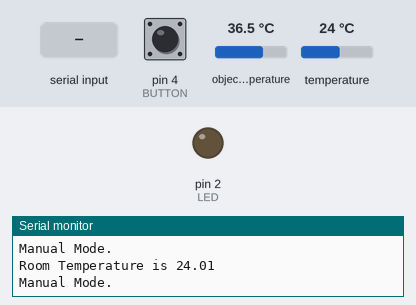
The sketch below on a simulated Arduino Uno, built with avr-gcc and run on an emulated ATmega328P. On the bench: output pins drawn as LEDs (lit = HIGH), the last lines printed to the serial monitor. The inputs (shaded band) are chosen by the test bench; at power-on: object temperature 36.5 °C, pin 4 (BUTTON) LOW, temperature 24 °C.

Above: at 1.8 s.
1.9 s: "1" received over the second serial link
At 2.7 s:
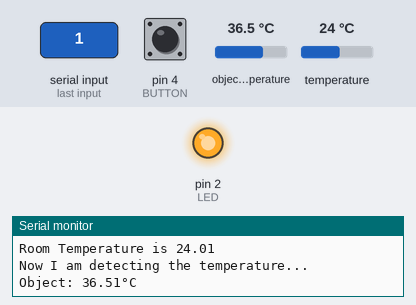
3.5 s: object temperature set to 27.4 °C
5.2 s: object temperature set to 26.7 °C
At 6.4 s:
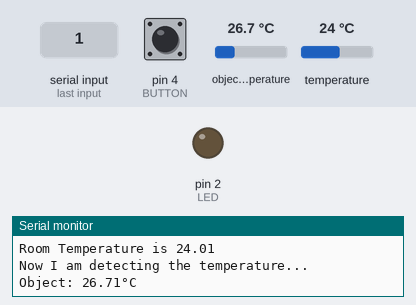
7.6 s: object temperature set to 32 °C
At 9.5 s:
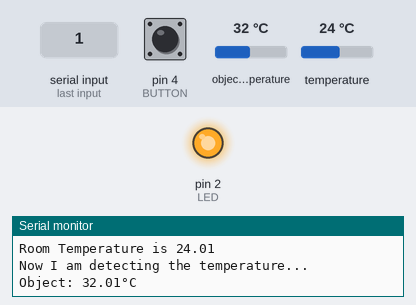
Timing chart, 0 to 10.6 s (numbered marks = the images above; inputs shaded):
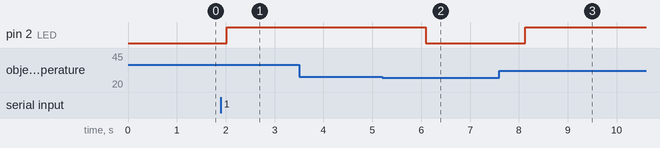

The sketch:

QPFall18Team3.ino
```cpp
#include <Wire.h> // I2C library, required for MLX90614
#include <SparkFunMLX90614.h> // SparkFunMLX90614 Arduino library
#include <AltSoftSerial.h>
AltSoftSerial ASSserial; //Create an AltSoftSerial object to interact with Bluetooth Module
IRTherm therm; // Create an IRTherm object to interact with throughout
byte LED = 2;
int BUTTON = 4;
char c=' ';
int function = 0;
void setup()
{
  Serial.begin(9600); // Initialize Serial to log output
  ASSserial.begin(9600);
  therm.begin(); // Initialize thermal IR sensor
  therm.setUnit(TEMP_C); // Set the library's units to Celcius/Farenheit

  pinMode(LED, OUTPUT); // LED pin as output
  digitalWrite(LED,0);
}
void loop()
{
  Serial.println("Room Temperature is " + String(therm.ambient()));
  if (ASSserial.available()){
    delay(10);
    c = ASSserial.read();
//    Serial.println(c);  //for testing
    if (c == 48) { function = 0;}
    if (c == 49) { function = 1;}
  }
//  Serial.println("The function is "+ String(function)); //for testing
  if (function == 1){
    Serial.println("Now I am detecting the temperature...");
    if (therm.read())   // Call therm.read() to read object and ambient temperatures from the sensor.On success, read() will return 1, on fail 0.
    {
      if (therm.object() - therm.ambient() >= 3){
        digitalWrite(LED,HIGH);
        Serial.print("Object: " + String(therm.object(), 2));
        Serial.write(0xC0 |(176 >> 6));
        Serial.write(176 & 0x3F | 0x80);
        Serial.println("C");
       }
       else {
        digitalWrite(LED,LOW);
        Serial.print("Object: " + String(therm.object(), 2));
        Serial.write(0xC0 |(176 >> 6));
        Serial.write(176 & 0x3F | 0x80);
        Serial.println("C");
       }
    }
    else
      Serial.println("Unable to read the thermal value.");
  }
  else if (function == 0){
    Serial.println("Manual Mode.");
    if (digitalRead(BUTTON)==HIGH && digitalRead(LED)==HIGH){
      digitalWrite(LED,LOW);
      delay(500);
    }
    else if (digitalRead(BUTTON)==HIGH && digitalRead(LED)==LOW){
      digitalWrite(LED,HIGH);
      delay(500);
    }
  }
  delay(1000);
}
```

Measured:
- the behaviour switches between 27 and 26.9 °C on object temperature (found by bisection; images 1 and 2)
- after the input at 1.9 s, pin 2 (LED): LOW → HIGH after 0.12 s
- after the input at 5.2 s, pin 2 (LED): HIGH → LOW after 0.89 s
- after the input at 7.6 s, pin 2 (LED): LOW → HIGH after 0.53 s
